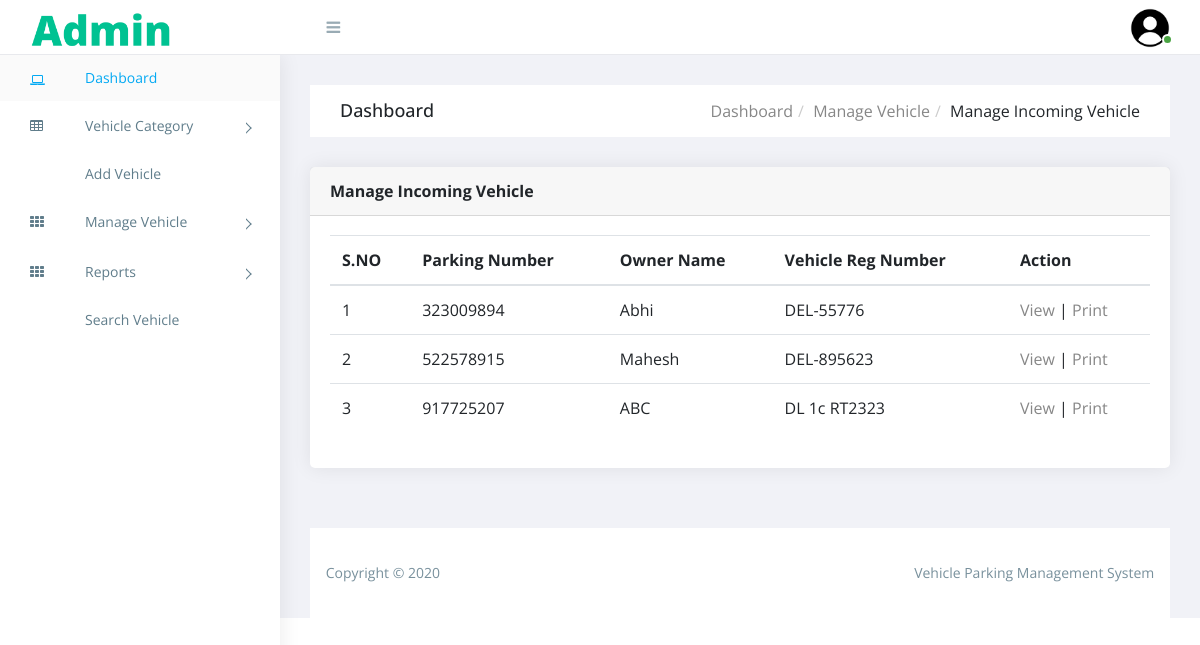
The page /PHP/manage-incomingvehicle.php (signed in) on the database its author committed.
### tables this page shows
CREATE TABLE `tblvehicle` (
  `ID` int(10) NOT NULL,
  `ParkingNumber` varchar(120) DEFAULT NULL,
  `VehicleCategory` varchar(120) NOT NULL,
  `VehicleCompanyname` varchar(120) DEFAULT NULL,
  `RegistrationNumber` varchar(120) DEFAULT NULL,
  `OwnerName` varchar(120) DEFAULT NULL,
  `OwnerContactNumber` bigint(10) DEFAULT NULL,
  `InTime` timestamp NULL DEFAULT current_timestamp(),
  `OutTime` timestamp NULL DEFAULT NULL ON UPDATE current_timestamp(),
  `ParkingCharge` varchar(120) NOT NULL,
  `Remark` mediumtext NOT NULL,
  `Status` varchar(5) NOT NULL
);

### PHP/manage-incomingvehicle.php (the view, shortened to what this page needs)
<?php
include('includes/dbconnection.php');
if (strlen($_SESSION['vpmsaid']==0)) {
  header('location:logout.php');
  } else{
  ?>
<!doctype html>
<html class="no-js" lang="">
<head>
    <link rel="stylesheet" href="https://cdn.jsdelivr.net/npm/normalize.css@8.0.0/normalize.min.css">
    <link rel="stylesheet" href="https://cdn.jsdelivr.net/npm/bootstrap@4.1.3/dist/css/bootstrap.min.css">
    <link rel="stylesheet" href="https://cdn.jsdelivr.net/npm/font-awesome@4.7.0/css/font-awesome.min.css">
    <link rel="stylesheet" href="https://cdn.jsdelivr.net/gh/lykmapipo/themify-icons@0.1.2/css/themify-icons.css">
    <link rel="stylesheet" href="https://cdn.jsdelivr.net/npm/pixeden-stroke-7-icon@1.2.3/pe-icon-7-stroke/dist/pe-icon-7-stroke.min.css">
    <link rel="stylesheet" href="https://cdnjs.cloudflare.com/ajax/libs/flag-icon-css/3.2.0/css/flag-icon.min.css">
    <link rel="stylesheet" href="assets/css/cs-skin-elastic.css">
    <link rel="stylesheet" href="assets/css/style.css">
</head>
<body>
  <?php include_once('includes/sidebar.php');?>
     <?php include_once('includes/header.php');?>
        <div class="breadcrumbs">
            <div class="breadcrumbs-inner">
                <div class="row m-0">
                    <div class="col-sm-4">
                        <div class="page-header float-left">
                            <div class="page-title">
                                <h1>Dashboard</h1>
                            </div>
                        </div>
                    </div>
                    <div class="col-sm-8">
                        <div class="page-header float-right">
                            <div class="page-title">
                                <ol class="breadcrumb text-right">
                                    <li><a href="dashboard.php">Dashboard</a></li>
                                    <li><a href="manage-incomingvehicle.php">Manage Vehicle</a></li>
                                    <li class="active">Manage Incoming Vehicle</li>
                                </ol>
                            </div>
                        </div>
                    </div>
                </div>
            </div>
        </div>
        <div class="content">
            <div class="animated fadeIn">
                <div class="row">
                <div class="col-lg-12">
                    <div class="card">
                        <div class="card-header">
                            <strong class="card-title">Manage Incoming Vehicle</strong>
                        </div>
                        <div class="card-body">
                             <table class="table">
                <thead>
                                        <tr>
                                            <tr>
                  <th>S.NO</th>
                    <th>Parking Number</th>
                    <th>Owner Name</th>
                    <th>Vehicle Reg Number</th>
                          <th>Action</th>
                </tr>
                                        </tr>
                                        </thead>
               <?php
$ret=mysqli_query($con,"select *from   tblvehicle where Status=''");
$cnt=1;
while ($row=mysqli_fetch_array($ret)) {
?>
                <tr>
                  <td><?php echo $cnt;?></td>
                  <td><?php  echo $row['ParkingNumber'];?></td>
                  <td><?php  echo $row['OwnerName'];?></td>
                  <td><?php  echo $row['RegistrationNumber'];?></td>
                  <td><a href="view-incomingvehicle-detail.php?viewid=<?php echo $row['ID'];?>">View</a> |
<a href="print.php?vid=<?php echo $row['ID'];?>" style="cursor:pointer" target="_blank">Print</a>
                  </td>
                </tr>
                <?php
$cnt=$cnt+1;
}?>
              </table>
                    </div>
                </div>
            </div>
        </div>
    </div>
</div>
<?php include_once('includes/footer.php');?>
</div>
</body>
</html>
<?php }  ?>

### assets/css/style.css (style rules this page uses)
body { display: table; font-family: "Open Sans", sans-serif; font-size: 16px; width: 100%; }
a, button { text-decoration: none; outline: none !important; color: #878787; -webkit-transition: all 0.25s ease; transition: all 0.25s ease; }
h1, h2, h3, h4, h5, h6 { margin: 0; }
ul, ol { padding-left: 0; }
.right-panel .breadcrumbs { float: left; margin-top: 30px; padding: 0 1.875em; width: 100%; }
.right-panel .breadcrumbs .breadcrumbs-inner { background-color: #fff; }
.right-panel .page-header { min-height: 50px; margin: 0px; padding: 0px 15px; background: #ffffff; border-bottom: 0px; }
.right-panel .page-header h1 { font-size: 18px; padding: 15px 0; }
.right-panel .page-header .breadcrumb { margin: 0px; padding: 13.5px 0; background: #fff; text-transform: capitalize; }
.right-panel .page-header .breadcrumb > li + li:before { padding: 0 5px; color: #ccc; content: "/\00a0"; }
.content { float: left; padding: 1.875em; width: 100%; }
.card { margin-bottom: 1.875em; border-radius: 5px; padding: 0; border: 0px solid transparent; -webkit-box-shadow: 0 0 20px rgba(0, 0, 0, 0.08); box-shadow: 0 0 20px rgba(0, 0, 0, 0.08); }
.card .card-body { float: left; padding: 1.25em; position: relative; width: 100%; }
@media (max-width: 1368px) { .card-body { padding: 15px; } }

### rows shown on the page
tblvehicle: ParkingNumber "323009894", OwnerName "Abhi", RegistrationNumber "DEL-55776"
tblvehicle: ParkingNumber "522578915", OwnerName "Mahesh", RegistrationNumber "DEL-895623"
tblvehicle: ParkingNumber "917725207", OwnerName "ABC", RegistrationNumber "DL 1c RT2323"
